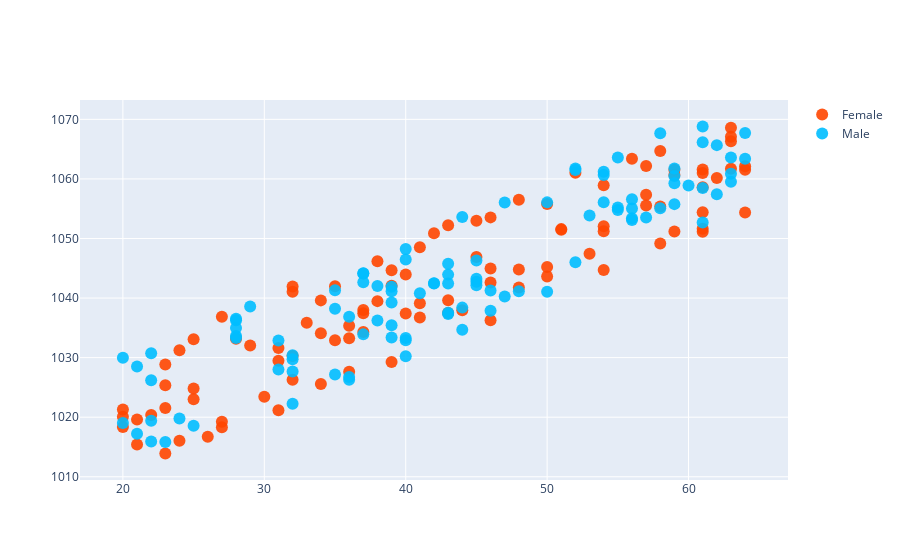

The cell this chart's notebook holds for it:
### Markdown cell above
## Plotting more than one dataset

### Code cell
trace0 = go.Scatter(x = female_age,
                  y = female_salary,
                  mode = "markers",
                  marker = dict(size = 12, color = "rgba(255, 70, 0, 0.9)"),
                    name = "Female")

trace1 = go.Scatter(x = male_age,
                  y = male_salary,
                  mode = "markers",
                  marker = dict(size = 12, color = "rgba(0, 190, 255, 0.9)"),
                    name = "Male")

data = [trace0, trace1]

pio.show({"data": data})
